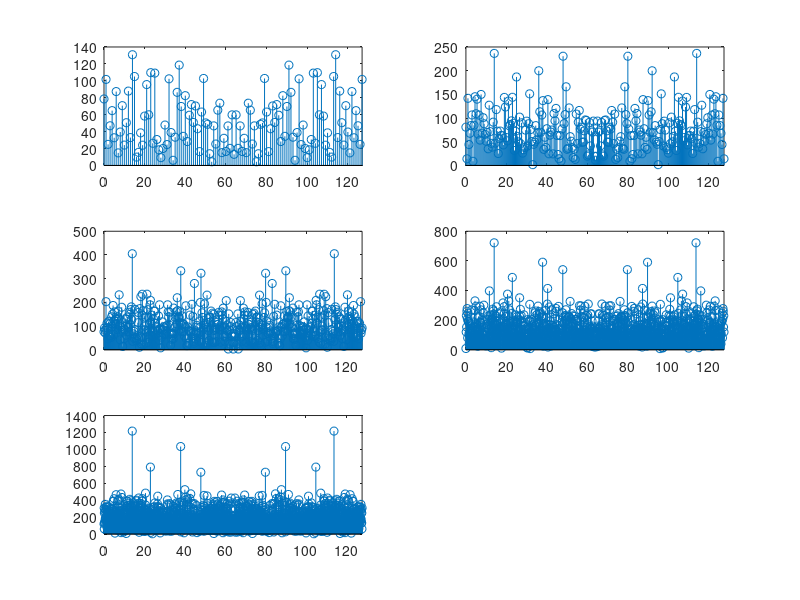

Write MATLAB code to recreate this figure. (Note: this script raises an error after producing the figure.)
load('signal658.mat');

fs = 128;
Ns = [128 256 512 1024 1792];

figure(1);
for i = 1:5
    N = Ns(i);
    f = [0:(N - 1)] * fs / N;

    si = xn_test(1:N);
    Si = fft(si);
    Si_mag = abs(Si);

    subplot(3, 2, i);
    stem(f, Si_mag);
    xlim([0 f(N)]);
end

L = 14;
K = 128;

X_avg = dft_average(xn_test, L, K);
X_avg_mag = abs(X_avg);

f = [0:(K - 1)] * fs / K;

figure(2);
stem(f, X_avg_mag);
xlim([0 f(K)]);